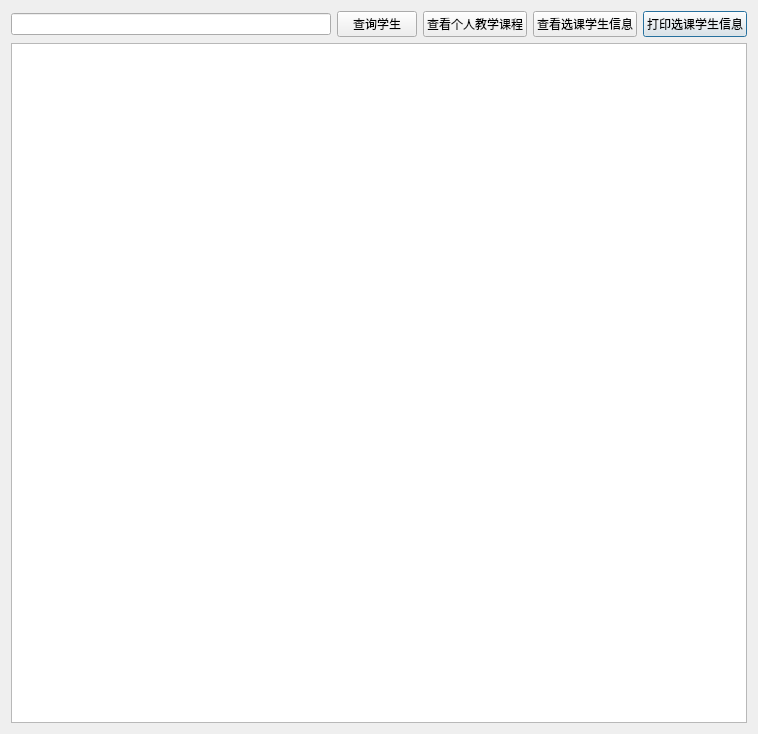
<?xml version="1.0" encoding="UTF-8"?>
<ui version="4.0">
 <class>teacell_stuInfo</class>
 <widget class="QDialog" name="teacell_stuInfo">
  <property name="geometry">
   <rect>
    <x>0</x>
    <y>0</y>
    <width>758</width>
    <height>734</height>
   </rect>
  </property>
  <property name="windowTitle">
   <string>Dialog</string>
  </property>
  <layout class="QGridLayout" name="gridLayout">
   <item row="1" column="0" colspan="5">
    <widget class="QTableView" name="tableView"/>
   </item>
   <item row="0" column="0">
    <widget class="QLineEdit" name="stuName"/>
   </item>
   <item row="0" column="4">
    <widget class="QPushButton" name="printStudent">
     <property name="text">
      <string>打印选课学生信息</string>
     </property>
    </widget>
   </item>
   <item row="0" column="2">
    <widget class="QPushButton" name="showMyCourse">
     <property name="text">
      <string>查看个人教学课程</string>
     </property>
    </widget>
   </item>
   <item row="0" column="1">
    <widget class="QPushButton" name="searchStudent">
     <property name="text">
      <string>查询学生</string>
     </property>
    </widget>
   </item>
   <item row="0" column="3">
    <widget class="QPushButton" name="findMyStudent">
     <property name="text">
      <string>查看选课学生信息</string>
     </property>
    </widget>
   </item>
  </layout>
 </widget>
 <resources/>
 <connections/>
</ui>
